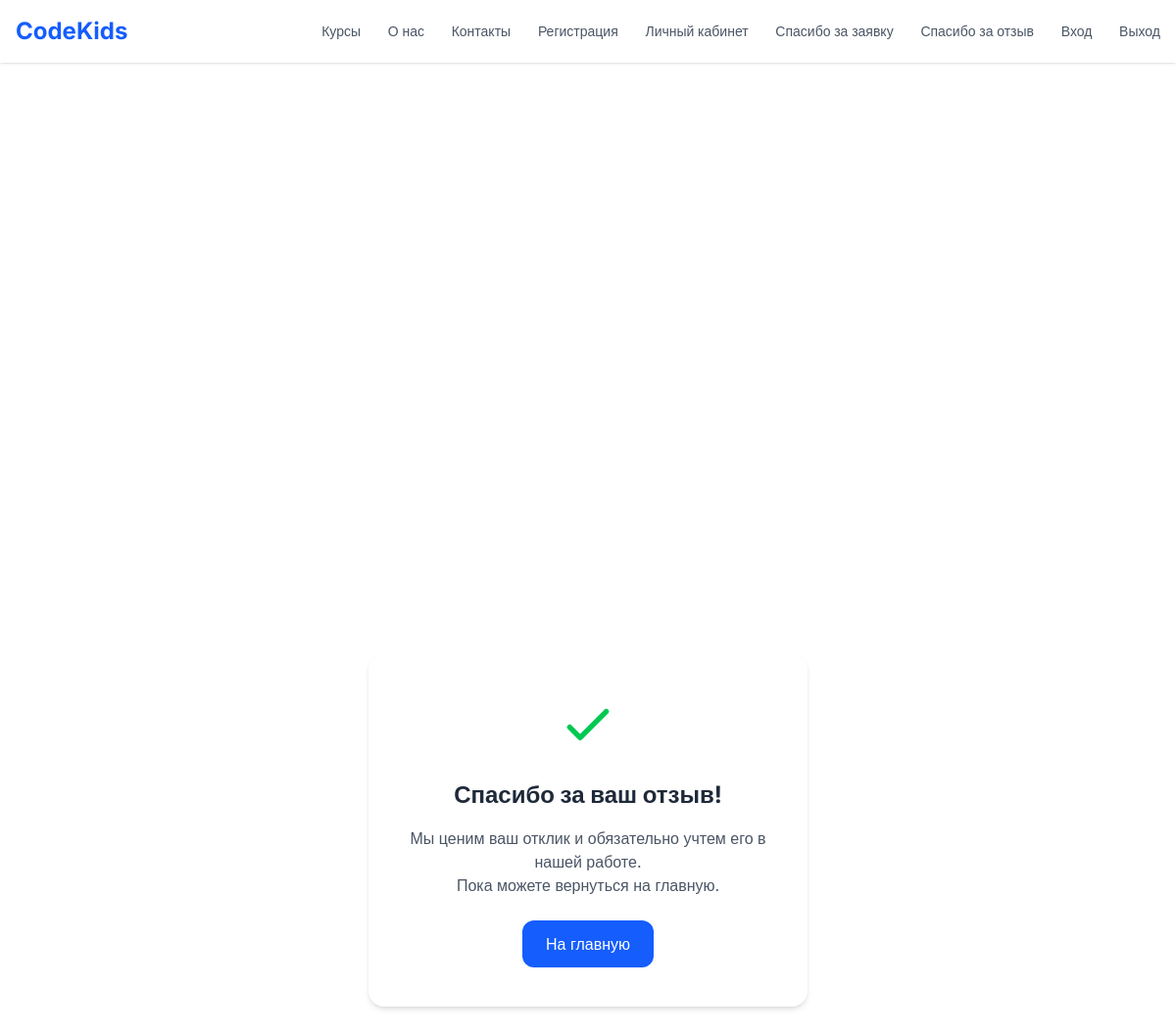
Page /thanks/feedback/ on the committed database.
### info/models.py (models this page shows, shortened)
class ThankYouText(models.Model):
    type = models.CharField(max_length=50, choices=[
        ('application', 'Заявка'),
        ('feedback', 'Отзыв'),
    ], verbose_name='Тип страницы', unique=True)
    title = models.CharField(max_length=50, verbose_name='Заголовок')
    text = models.TextField(verbose_name='Текст благодарности')
    class Meta:
        verbose_name = "Текст благодарности"
        verbose_name_plural = "Тексты благодарностей"

### pages/views.py (the view)
# urls.py: path('thanks/<str:page_type>/', thanks, name='thanks'),
def thanks(request, page_type):
    thank_you_text = ThankYouText.objects.filter(type=page_type).first()
    title = thank_you_text.title
    text = thank_you_text.text
    if not thank_you_text:
        title = 'Спасибо!'
        text = 'Мы получили ваше сообщение'
    return render(request, 'pages/thanks.html', {
        'title': title,
        'text': text,
    })

### templates/pages/thanks.html (shortened to what this page needs)
{% extends 'base.html' %}
{% block content %}
<main>
    <div class="min-h-screen flex flex-col items-center justify-center px-4 text-center">
        <div class="bg-white shadow-md rounded-2xl p-10 max-w-md w-full">
            <svg class="w-16 h-16 mx-auto mb-6 text-green-500" fill="none" stroke="currentColor" stroke-width="2"
                 viewBox="0 0 24 24">
                <path stroke-linecap="round" stroke-linejoin="round" d="M5 13l4 4L19 7"/>
            </svg>
            <h1 class="text-2xl font-bold text-gray-800 mb-4">{{ title }}</h1>
            <p class="text-gray-600 mb-6">
                {{ text }} <br/>
                Пока можете вернуться на главную.
            </p>
            <a href="{% url 'home' %}"
               class="inline-block px-6 py-3 bg-blue-600 text-white rounded-xl hover:bg-blue-700 transition">
                На главную
            </a>
        </div>
    </div>
</main>
{% endblock %}

### templates/base.html (style rules this page uses)
body { font-family: 'Inter', sans-serif; }

### rows in the picture
ThankYouText: title "Спасибо за ваш отзыв!", text "Мы ценим ваш отклик и обязательно учтем его в нашей работе."
